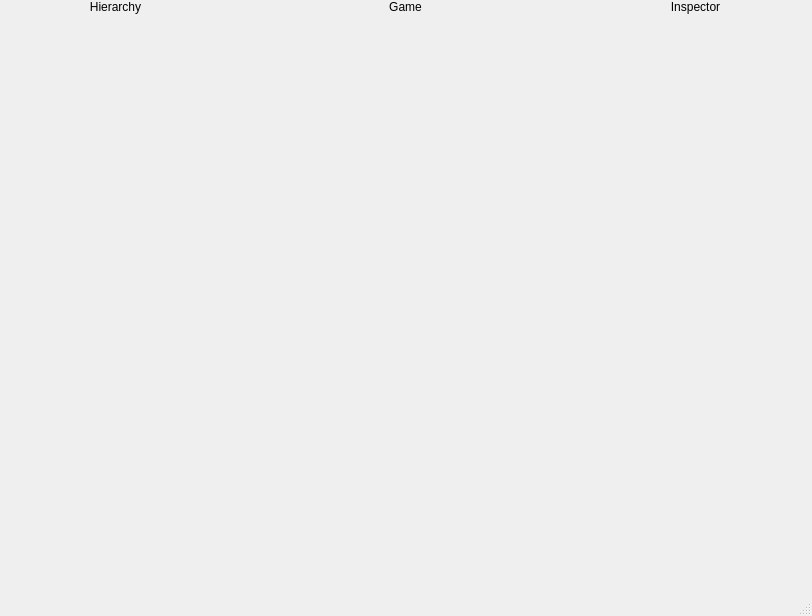
<?xml version="1.0" encoding="UTF-8"?>
<ui version="4.0">
 <class>MainWindow</class>
 <widget class="QMainWindow" name="MainWindow">
  <property name="geometry">
   <rect>
    <x>0</x>
    <y>0</y>
    <width>812</width>
    <height>616</height>
   </rect>
  </property>
  <property name="mouseTracking">
   <bool>false</bool>
  </property>
  <property name="windowTitle">
   <string>MainWindow</string>
  </property>
  <widget class="QWidget" name="centralwidget">
   <property name="autoFillBackground">
    <bool>false</bool>
   </property>
   <widget class="QWidget" name="horizontalLayoutWidget">
    <property name="geometry">
     <rect>
      <x>0</x>
      <y>0</y>
      <width>231</width>
      <height>591</height>
     </rect>
    </property>
    <layout class="QVBoxLayout" name="HierarchyLayout" stretch="0">
     <property name="spacing">
      <number>0</number>
     </property>
     <property name="sizeConstraint">
      <enum>QLayout::SetDefaultConstraint</enum>
     </property>
     <item>
      <widget class="QLabel" name="HierarchyLabel">
       <property name="text">
        <string>Hierarchy</string>
       </property>
       <property name="alignment">
        <set>Qt::AlignHCenter|Qt::AlignTop</set>
       </property>
      </widget>
     </item>
    </layout>
   </widget>
   <widget class="QWidget" name="horizontalLayoutWidget_2">
    <property name="geometry">
     <rect>
      <x>230</x>
      <y>0</y>
      <width>351</width>
      <height>591</height>
     </rect>
    </property>
    <layout class="QVBoxLayout" name="GameLayout" stretch="0">
     <property name="spacing">
      <number>0</number>
     </property>
     <property name="sizeConstraint">
      <enum>QLayout::SetDefaultConstraint</enum>
     </property>
     <item>
      <widget class="QLabel" name="GameLabel">
       <property name="text">
        <string>Game</string>
       </property>
       <property name="alignment">
        <set>Qt::AlignHCenter|Qt::AlignTop</set>
       </property>
      </widget>
     </item>
    </layout>
   </widget>
   <widget class="QWidget" name="horizontalLayoutWidget_3">
    <property name="geometry">
     <rect>
      <x>580</x>
      <y>0</y>
      <width>231</width>
      <height>591</height>
     </rect>
    </property>
    <layout class="QVBoxLayout" name="InspectorLayout" stretch="0">
     <property name="spacing">
      <number>0</number>
     </property>
     <property name="sizeConstraint">
      <enum>QLayout::SetDefaultConstraint</enum>
     </property>
     <item>
      <widget class="QLabel" name="InspectorLabel">
       <property name="text">
        <string>Inspector</string>
       </property>
       <property name="alignment">
        <set>Qt::AlignHCenter|Qt::AlignTop</set>
       </property>
      </widget>
     </item>
    </layout>
   </widget>
  </widget>
  <widget class="QMenuBar" name="menubar">
   <property name="geometry">
    <rect>
     <x>0</x>
     <y>0</y>
     <width>812</width>
     <height>25</height>
    </rect>
   </property>
  </widget>
  <widget class="QStatusBar" name="statusbar"/>
 </widget>
 <resources/>
 <connections/>
</ui>
